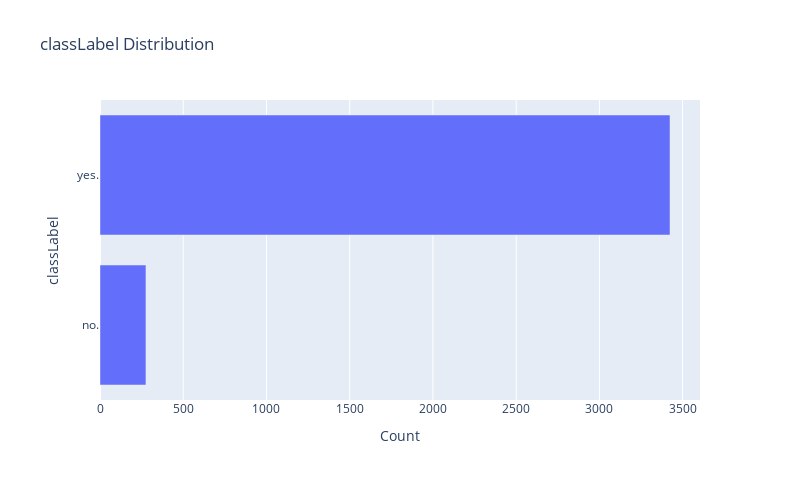

Notebook code for this chart:
### Code cell
utils.plot_categorical_variable(train_data,'classLabel', is_horizontal=True)

### Figure 1 — Plotly figure (JSON) as saved in the notebook; plotly's stock layout.template omitted (floating-point values rounded to 4 significant figures)
{"data": [{"alignmentgroup": "True", "hovertemplate": "count=%{x}<br>classLabel=%{y}<extra></extra>", "legendgroup": "", "marker": {"color": "#636efa", "pattern": {"shape": ""}}, "name": "", "offsetgroup": "", "orientation": "h", "showlegend": false, "textposition": "auto", "type": "bar", "x": [276, 3424], "xaxis": "x", "y": ["no.", "yes."], "yaxis": "y"}], "layout": {"barmode": "relative", "height": 500, "legend": {"tracegroupgap": 0}, "margin": {"b": 100, "l": 100, "r": 100, "t": 100}, "title": {"text": "classLabel Distribution"}, "width": 800, "xaxis": {"anchor": "y", "domain": [0, 1], "title": {"text": "Count"}}, "yaxis": {"anchor": "x", "domain": [0, 1], "title": {"text": "classLabel"}}}}
